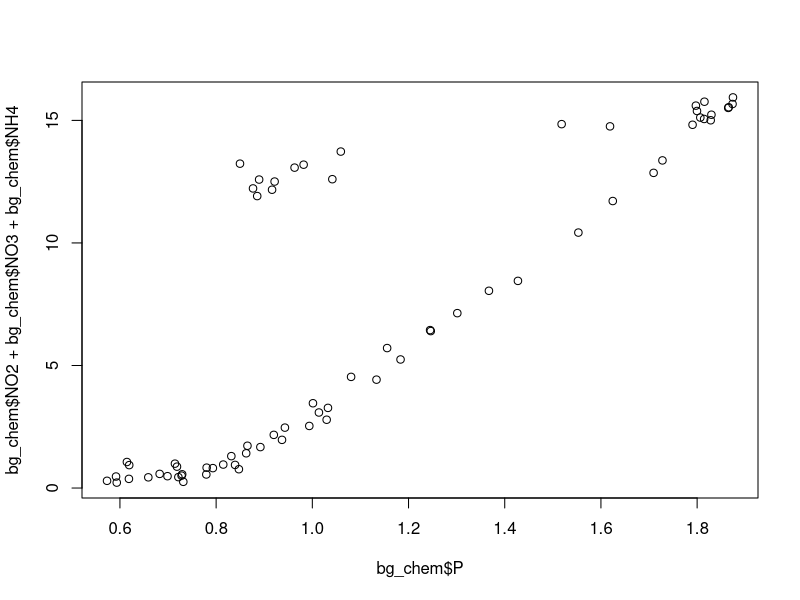

Here is the R script that generated this plot:
## ---- chunk 1
#| message: false
#| warning: false 
 
library(readr)
library(here)
## ---- chunk 2
bg_chem <- read.csv(here("data/BGchem2008data.csv"))

## ---- chunk 3
colnames(bg_chem)
str(bg_chem)
summary(bg_chem)
unique(bg_chem)





## ---- chunk 4
nitrate <- mean(bg_chem$NO3)
nitrite <- mean(bg_chem$NO2)
ammon <- mean(bg_chem$NH4)
phos <- mean(bg_chem$P)
nitrate_max <- max(bg_chem$NO3)
## ---- chunk 5
ratio <- (nitrate + nitrite + ammon / phos)
## ---- chunk 6
plot(bg_chem$P, bg_chem$NO2 + bg_chem$NO3 + bg_chem$NH4)
